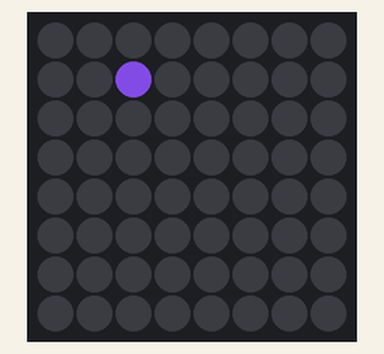
This program was run on a simulated Raspberry Pi (BCM pin numbers) with a Sense HAT. Parts: the Sense HAT's 8×8 RGB LED matrix. Dim RGB values are drawn brighter than linear; random numbers come from a fixed seed.

Above: at 0.07 s.
At 1.27 s:
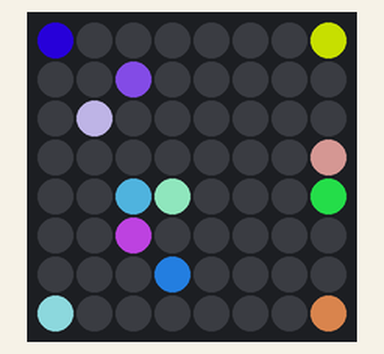
At 2.47 s:
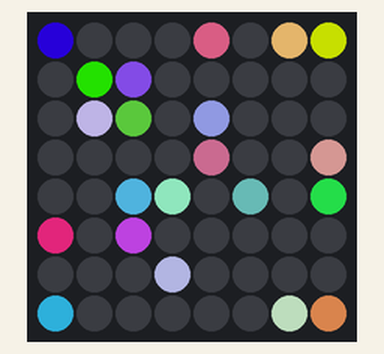
At 7.88 s:
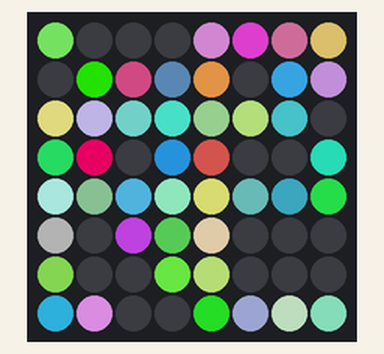
At 20.0 s:
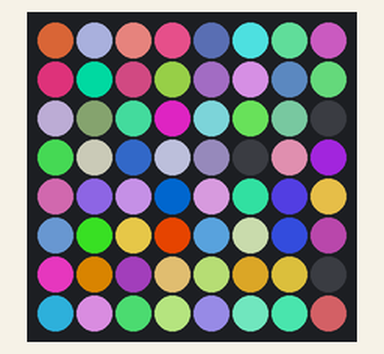
At 39.94 s:
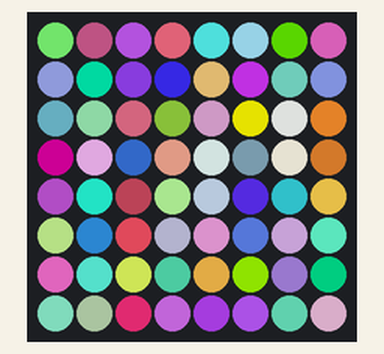

The program:

sense-hat-random-sparkles.py
```python
#!/usr/bin/env python
'''
URL https://www.raspberrypi.org/learning/sense-hat-random-sparkles/worksheet/
'''
from sense_hat import SenseHat
import sys
import enterMod
from random import randint
from time import sleep

sense = SenseHat()

sense.low_light = True
sense.clear (0,0,0)
while (True):
    x = randint(0, 7)
    y = randint(0, 7)
    r = randint(0, 255)
    g = randint(0, 255)
    b = randint(0, 255)
    sense.set_pixel(x, y, r, g, b)
    sleep(0.1)
    c=enterMod.getKey()
    if c == 1:
       sense.clear (0,0,0)
       sys.exit()
```

enterMod.py
```python
#!/usr/bin/python
import sys

from evdev import InputDevice, list_devices, ecodes
from select import select

found = False;
devices = [InputDevice(fn) for fn in list_devices()]
for dev in devices:
    if dev.name == 'Raspberry Pi Sense HAT Joystick':
        found = True;
        break

if not(found):
    print('Raspberry Pi Sense HAT Joystick not found. Aborting ...')
    sys.exit()

def getKey():
    ry,w,x = select([dev.fd], [], [], 0)

    # if there is something to be read from dev
    if ry:
       for event in dev.read():
         if event.type == ecodes.EV_KEY:
            if event.value == 1:  # key down
                if event.code == ecodes.KEY_ENTER:
                    print "Touche enter"
                    return 1
	        elif event.code == ecodes.KEY_DOWN:
		    return 2
                elif event.code == ecodes.KEY_UP:
                    return 3
                elif event.code == ecodes.KEY_LEFT:
                    return 4
                elif event.code == ecodes.KEY_RIGHT:
                    return 5
    return 0
```
